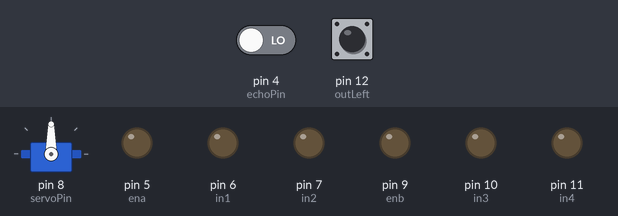
Bench run of a sketch on a simulated Arduino Uno, built with avr-gcc and run on an emulated ATmega328P. Shown: servo, output pins drawn as LEDs (lit = HIGH). Inputs (shaded band) come from the test bench; at power-on: pin 4 (echoPin) LOW, pin 12 (outLeft) HIGH. At 3.0 s the program stops and its outputs stay as they are.

Above: at 0.1 s.
At 1.1 s:
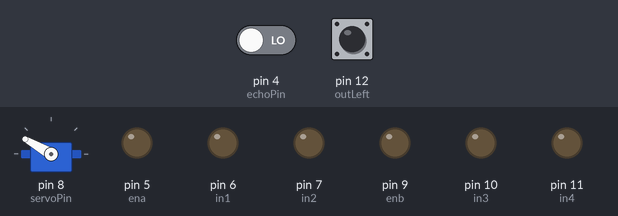
At 2.1 s:
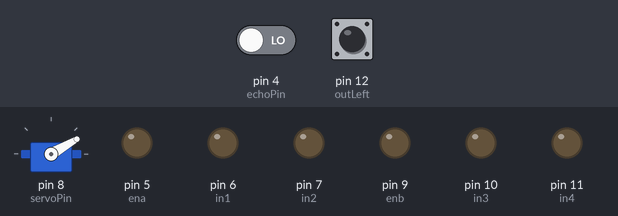
Timing chart, 0 to 3.6 s (numbered marks = the images above):
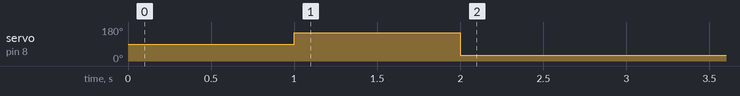

The sketch:

linefollowingcar.ino
```cpp
#include <Servo.h>

Servo myServo;

int servoPin = 8;

int ena = 5; //right speed control
int in1 = 6; //right forward
int in2 = 7; //right backward

int enb = 9; //left speed control
int in3 = 10; //left forward
int in4 = 11; //left backward

int outLeft = 12; // input pin of left ir sensor
int outRight = 13; // input pin of right ir sensor

int trigPin = 3; //
int echoPin = 4;


float duration;
float distanceCM;

void setup() {
  pinMode(ena, OUTPUT);
  pinMode(in1, OUTPUT);
  pinMode(in2, OUTPUT);
  pinMode(in3, OUTPUT);
  pinMode(in4, OUTPUT);
  pinMode(enb, OUTPUT);
  pinMode(outLeft, INPUT);
  pinMode(outRight, INPUT);
  pinMode(trigPin, OUTPUT);
  pinMode(echoPin, INPUT);
  myServo.attach(servoPin);
  analogWrite(ena,0);
  analogWrite(enb,0);
  myServo.write(90);
}

void loop() {

  //both detect white, go forward
  if (digitalRead(outLeft)==LOW && digitalRead(outRight)==LOW){
    move(1);
  }
  //only left detects white, turn right
  else if (digitalRead(outLeft)==LOW && digitalRead(outRight)==HIGH){
    move (3);
  }

  //only right detects white, turn left
  else if (digitalRead(outLeft)==HIGH && digitalRead(outLeft)==LOW){
    move(2);
  }

  else{
    analogWrite(ena,0);
    analogWrite(enb,0);
  }


  duration = pulseIn(echoPin, HIGH);
  distanceCM = (duration*0.034)/2;

  if (distanceCM <=15){
    myServo.write(150);
    delay(1000); // checking left
    if (distanceCM <=20){ // detecting obstacle
      myServo.write(30);
      delay(1000); // checking right
      if (distanceCM<=20){
        exit(0); // die if obstacles
      }
      else if (distanceCM >=20){ // turn right if nothing on the right
        move(3);
        delay(500); // 45 degree turn
        move(1);
        delay(500);
        move(2);
        delay(500);
        move(1);
        delay(500);
        move(2);
        delay(500);
        move(1);
        delay(500);

      }
    }
    else if (distanceCM >= 20){ // turn left if nothing on the left
      move(2);
      delay(500);
      move(1);
      delay(500);
      move(3);
      delay(500);
      move(1);
      delay(500);
      move(3);
      delay(500);
      move(1);
      delay(500);
    }
    }
    else{
      myServo.write(90); // continue moving forward, no obstacle
    }
  }

}

void move(int direction){
  if(direction == 1){ // moving forward
  analogWrite(ena, 110);
  analogWrite(enb, 110);
  digitalWrite(in1, HIGH);
  digitalWrite(in2, LOW);
  digitalWrite(in3, HIGH);
  digitalWrite(in4, LOW);
  }
  else if(direction == 2){ //turning left
  analogWrite(ena, 50);
  analogWrite(enb, 110);
  digitalWrite(in1, LOW);
  digitalWrite(in2, HIGH);
  digitalWrite(in3, HIGH);
  digitalWrite(in4, LOW);
  }
  else if(direction == 3){ //turning right
  analogWrite(ena, 110);
  analogWrite(enb, 50);
  digitalWrite(in1, HIGH);
  digitalWrite(in2, LOW);
  digitalWrite(in3, LOW);
  digitalWrite(in4, HIGH);
  }
```

Measured:
- by itself, servo on pin 8 (servoPin): 90° → 150° at 1.0 s, → 30° 1.0 s later
